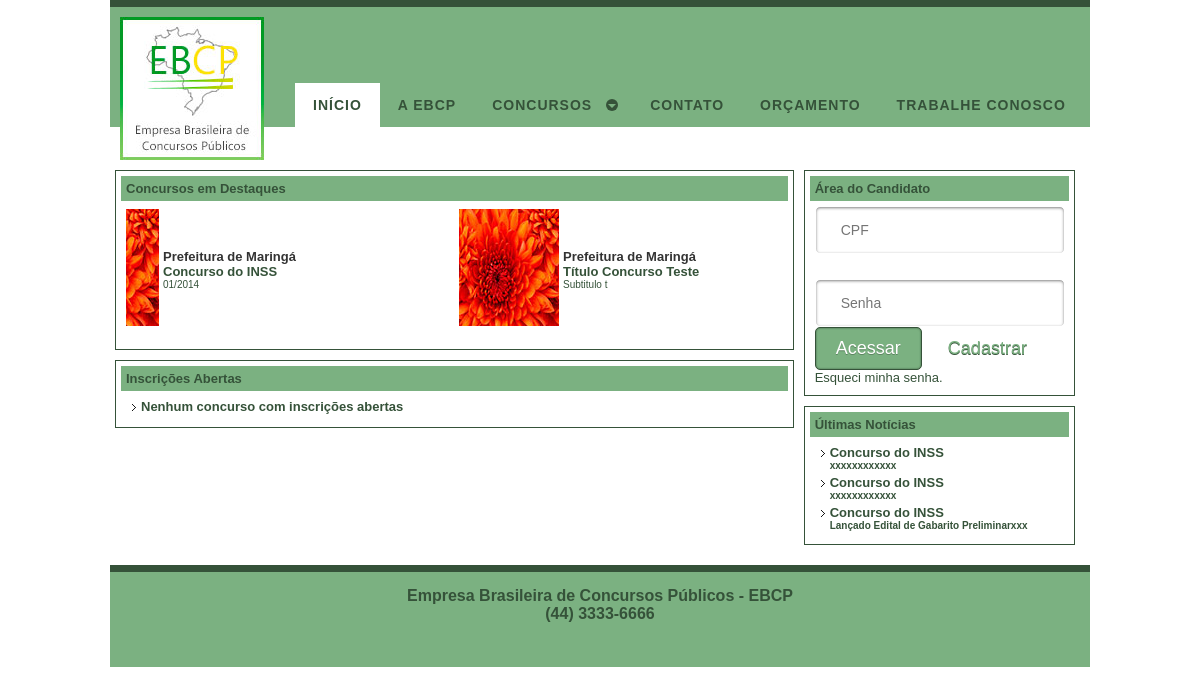
The page / on the database its author committed.
### tables this page shows
CREATE TABLE `concurso` (
  `id_concurso` int(11) NOT NULL AUTO_INCREMENT,
  `titulo` varchar(255) NOT NULL,
  `subtitulo` varchar(255) NOT NULL,
  `id_instituicao` int(11) NOT NULL,
  `inicio_inscricao` datetime NOT NULL,
  `final_inscricao` datetime NOT NULL,
  `vencimento_boleto` date NOT NULL,
  `id_cidade` int(11) NOT NULL,
  `id_boleto` int(11) NOT NULL,
  `homologado` tinyint(4) NOT NULL DEFAULT '0',
  `ativo` tinyint(4) NOT NULL DEFAULT '0',
  `destaque` tinyint(4) NOT NULL DEFAULT '0',
  `id_tipo_concurso` int(11) NOT NULL,
  `isencao_doador_sangue` tinyint(4) NOT NULL DEFAULT '0',
  `doador_sangue_data_inicio` datetime NOT NULL,
  `doador_sangue_data_fim` datetime NOT NULL,
  `isencao_nis` tinyint(4) NOT NULL DEFAULT '0',
  `nis_data_inicio` datetime NOT NULL,
  `nis_data_fim` datetime NOT NULL,
  `cota_racial` tinyint(4) NOT NULL DEFAULT '0',
  `multiplas_inscricoes` tinyint(4) DEFAULT '0',
  PRIMARY KEY (`id_concurso`),
  KEY `fk_concurso__idx` (`id_instituicao`),
  KEY `fk_concurso_id_tipo_concurso_idx` (`id_tipo_concurso`),
  KEY `fk_concurso_id_boleto_idx` (`id_boleto`),
  CONSTRAINT `fk_concurso_id_boleto` FOREIGN KEY (`id_boleto`) REFERENCES `boleto` (`id_boleto`) ON DELETE NO ACTION ON UPDATE NO ACTION,
  CONSTRAINT `fk_concurso_id_instituicao` FOREIGN KEY (`id_instituicao`) REFERENCES `instituicao` (`id_instituicao`) ON DELETE NO ACTION ON UPDATE NO ACTION,
  CONSTRAINT `fk_concurso_id_tipo_concurso` FOREIGN KEY (`id_tipo_concurso`) REFERENCES `tipo_concurso` (`id_tipo_concurso`) ON DELETE NO ACTION ON UPDATE NO ACTION
);

CREATE TABLE `instituicao` (
  `id_instituicao` int(11) NOT NULL AUTO_INCREMENT,
  `instituicao` varchar(255) NOT NULL,
  `logo` varchar(255) DEFAULT NULL,
  PRIMARY KEY (`id_instituicao`)
);

### model/dao/Database.php (called while the page is built)
<?php
class Database{
	private static $host;
	private static $db_name;
	private static $username;
	private static $password;
	public function __construct(){
		if($_SERVER['SERVER_ADDR'] == "127.0.0.1"){
			self::$host = "localhost";
			self::$db_name = "ebcpc187_ebcp";
			self::$username = "root";
			self::$password = "";
		} else if ($_SERVER['SERVER_ADDR'] == "192.168.0.37") {
			self::$host = "localhost";
			self::$db_name = "ebcpc187_ebcp";
			self::$username = "root";
			self::$password = "";
		} else {
			self::$host = "54.164.120.103";
			self::$db_name = "ebcp";
			self::$username = "ebcp";
			self::$password = "McTi1402";
		}
	}
	public static function getConnection(){
		$conn = null;
		try{
			$conn = new PDO("mysql:host=" . self::$host . ";dbname=" . self::$db_name, self::$username, self::$password, array(PDO::MYSQL_ATTR_INIT_COMMAND => "SET NAMES utf8"));
			$conn->setAttribute(PDO::ATTR_ERRMODE, PDO::ERRMODE_EXCEPTION);
		}catch(PDOException $e){
			echo "Connection error: " . $e->getMessage();
		}
		return $conn;
	}
}
?>

### model/dao/EditalDAO.php (called while the page is built, shortened)
<?php
include_once 'Database.php';
$origem = strpos($_SERVER["REQUEST_URI"], "/admin/") !== false ? "../" : strpos($_SERVER["REQUEST_URI"], "/cliente/") !== false ? "../" : "";
include_once $origem.'controller/diversos/Diversos.php';
class EditalDAO extends Database{
	private $conn;
	public function __construct(){
		$this->conn = parent::getConnection();
		$this->diversos = new Diversos();
		$this->loggerDAO = new LoggerDAO();
	}
	public function listarUltimosEditais() {
		$query = "SELECT e.atualizacao, e.id_concurso, c.titulo "
				. "FROM edital e "
				. "INNER JOIN concurso c ON c.id_concurso=e.id_concurso "
				. "ORDER BY e.id_edital DESC LIMIT 10";
		$stmt = $this->conn->prepare( $query );
		$stmt->execute();
		$parametros = array();
		return $stmt;
    }
}
?>

### controller/diversos/Diversos.php (called while the page is built)
<?php
class Diversos{
	public function montaQuery($query, $data) {
		$indexed = $data == array_values($data);
		foreach($data as $k=>$v) {
			if(is_string($v)) {
				$v="'$v'";
			}
			if($indexed) {
				$query = preg_replace('/\?/', $v, $query, 1);
			} else {
				$query = str_replace(":$k", $v, $query);
			}
		}
		return $query;
	}
}
?>

### model/dao/ConcursoDAO.php (called while the page is built, shortened)
<?php
include_once 'Database.php';
$origem = strpos($_SERVER["REQUEST_URI"], "/admin/") !== false ? "../" : strpos($_SERVER["REQUEST_URI"], "/cliente/") !== false ? "../" : "";
include_once $origem.'controller/diversos/Diversos.php';
class ConcursoDAO extends Database{
	private $conn;
	public function __construct(){
		$this->conn = parent::getConnection();
		$this->diversos = new Diversos();
		$this->loggerDAO = new LoggerDAO();
	}
	public function listarConcursosAbertos() {
		$query = "SELECT * "
			 . "FROM concurso "
			 . "WHERE inicio_inscricao <= ? "
			 . "AND final_inscricao >= ? "
			 . "AND ativo = 1";
		$stmt = $this->conn->prepare( $query );
		$stmt->bindParam(1, date("Y-m-d H:i:s"), PDO::PARAM_STR);
		$stmt->bindParam(2, date("Y-m-d H:i:s"), PDO::PARAM_STR);
		$stmt->execute();
		$parametros = array(date("Y-m-d H:i:s"), date("Y-m-d H:i:s"));
		if ($stmt->rowCount() == 0) {
			return null;
		}
		return $stmt;
    }
    public function listarConcursosDestaque() {
    	$query = "SELECT c.id_concurso, c.titulo, c.subtitulo, i.instituicao, i.logo "
    			. "FROM concurso c "
    			. "INNER JOIN instituicao i ON i.id_instituicao = c.id_instituicao "
    			. "WHERE c.destaque = 1 "
    			. "AND c.ativo = 1 ";
    	$stmt = $this->conn->prepare( $query );
    	$stmt->execute();
    	$parametros = array();
    	return $stmt;
    }
}
?>

### view/template.class.php (called while the page is built, shortened)
<?php
    class Template {
        protected $file;
        protected $values = array();
        public function __construct($file) {
            $this->file = $file;
        }
        public function set($key, $value) {
            $this->values[$key] = $value;
        }
        public function output() {
            $output = file_get_contents($this->file);
            foreach ($this->values as $key => $value) {
            	$tagToReplace = "[@$key]";
            	$output = str_replace($tagToReplace, $value, $output);
            }
            return $output;
        }
    }
?>

### controller/inicio.php (the view)
<?php
	include("view/template.class.php");
	include("model/dao/ConcursoDAO.php");
	include("controller/coluna_lateral.php");
	$menu = new Template("view/menu.tpl");
	$menu->set("index", "active");
	$concursoDAO = new ConcursoDAO();
	$listaConcursosAbertos = $concursoDAO->listarConcursosAbertos();
	$conteudo = "<table>";
	if($listaConcursosAbertos != null) {
		while ($concurso = $listaConcursosAbertos->fetch(PDO::FETCH_OBJ)){
			$conteudo .= "<tr><td><div class=\"tituloConcurso\">
					<a href=\"?nivel=concurso&idconcurso=" . $concurso->id_concurso . "\">"
					. $concurso->titulo . "</a><br/><div class=\"subtituloConcurso\">"
					. $concurso->subtitulo . "</div></div></td></tr>";
		}
	} else {
		$conteudo .= "<tr><td><div class=\"tituloConcurso\">Nenhum concurso com inscrições abertas</div></td></tr>";
	}
	$conteudo .= "</table>";
	$concursosDestaque = $concursoDAO->listarConcursosDestaque();
	$conteudoScroller = "<ul id=\"scroller\">";
	if($concursosDestaque != null) {
		while ($concurso = $concursosDestaque->fetch(PDO::FETCH_OBJ)){
			$conteudoScroller .= "<li><div><table>"
					. "<tr><td>" . ($concurso->logo != null ? "<img src=\"admin/arquivoslogos/" . $concurso->logo . "\" width=\"100\">" : "<div style=\"width:100px;height:120px;\"></div>") . "</td>"
					. "<td><b>" . $concurso->instituicao . "</b><br/>"
					. "<b><a href=\"?nivel=concurso&idconcurso=" . $concurso->id_concurso . "\">"
					. $concurso->titulo . "</b></a><div class=\"subtituloConcurso\">"
					. $concurso->subtitulo . "</div></td></tr></table></div></li>";
		}
	} else {
		$conteudoScroller .= "<li><div>Nenhum Concurso em Destaque no momento.</div></li>";
	}
	$conteudoScroller .= "</ul>";
	$corpo = new Template("view/inicio.tpl");
	$corpo->set("titulo", "Inscrições Abertas");
	$corpo->set("conteudo", $conteudo);
	$corpo->set("tituloLateral", "Últimas Notícias");
	$corpo->set("conteudoLateral", $conteudoLateral);
	$corpo->set("scroller", $conteudoScroller);
	$corpo->set("areaCandidato", $areaCandidato);
	$layout = new Template("view/layout.tpl");
	$layout->set("title", "EBCP Concursos");
	$layout->set("menu", $menu->output());
	$layout->set("content", $corpo->output());
	echo $layout->output();
?>

### index.php (shortened to what this page needs)
<?php
	if(isset($_GET['nivel'])){
		$segundoNivel = "controller/" . $_GET['nivel'] . ".php";
	} else {
		$segundoNivel = "";
	}
    if (!file_exists($segundoNivel)) {
		include("controller/inicio.php");
	} else {
		include($segundoNivel);
	}
?>

### controller/coluna_lateral.php
<?php
	include("model/dao/EditalDAO.php");
	$areaCandidato = <<<AREA
	  <div class="borda">
        <div class="titulo"><b>Área do Candidato</b></div>
        <div class="corpo">
          <form name="loginform" class="login-form" action="?nivel=areacandidato/painel_candidato&acao=login" method="post">
            <div class="content">
              <input name="cpf" type="text" class="input username" placeholder="CPF" onkeypress="somenteNumeros();" />
              <input name="senha" type="password" class="input password" placeholder="Senha" />
            </div>
            <div class="rodapeBotoes">
				<table width="100%" cellspacing="0" cellpadding="0" border="0" >
					<tr><td><input type="submit" name="submit" value="Acessar" class="button" onclick="return ValidarCPF(formCPF.cpf);" /></td>
              		<td><a href="?nivel=areacandidato/inicio_cadastro&acao=novo_cadastro" class="register">Cadastrar</a></td>
				</table>
            </div>
          </form>
          <a href="?nivel=areacandidato/esqueci_senha&acao=exibe_formulario">Esqueci minha senha.</a>
        </div>
      </div>
	  <div class="espacoBranco"></div>
AREA;
	$editalDAO = new EditalDAO();
	$listaEditais = $editalDAO->listarUltimosEditais();
	$conteudoLateral = "<table>";
	if($listaEditais != null) {
		while ($edital = $listaEditais->fetch(PDO::FETCH_OBJ)){
			$conteudoLateral .= "<tr><td>"
					. "<div class=\"tituloConcurso\">"
						. "<a href=\"?nivel=concurso&idconcurso=" . $edital->id_concurso . "\">" . $edital->titulo . "</a>"
					. "<div>"
					. "<div class=\"subtituloConcurso\">" . $edital->atualizacao . "</div>"
					. "</td></tr>";
		}
	} else {
		$conteudoLateral .= "<tr><td><div class=\"tituloConcurso\">Nenhuma notícia no momento</div></td></tr>";
	}
	$conteudoLateral .= "</table>";
?>

### rows shown on the page
concurso: id_instituicao.logo (picture), id_instituicao.instituicao "Prefeitura de Maringá", titulo "Concurso do INSS", subtitulo "01/2014"
concurso: id_instituicao.logo (picture), id_instituicao.instituicao "Prefeitura de Maringá", titulo "Título Concurso Teste", subtitulo "Subtitulo t"

### other values the page prints
$layout->output() "INÍCIO A EBCP CONCURSOS CONTATO ORÇAMENTO TRABALHE CONOSCO Concursos em Destaques Inscrições Abertas Últimas Notícias Empresa Brasileira de Concursos Públicos - EBCP (44) 3333-6666"
$edital->titulo "Concurso do INSS"
$edital->atualizacao "xxxxxxxxxxxx"
$edital->atualizacao "Lançado Edital de Gabarito Preliminarxxx"
